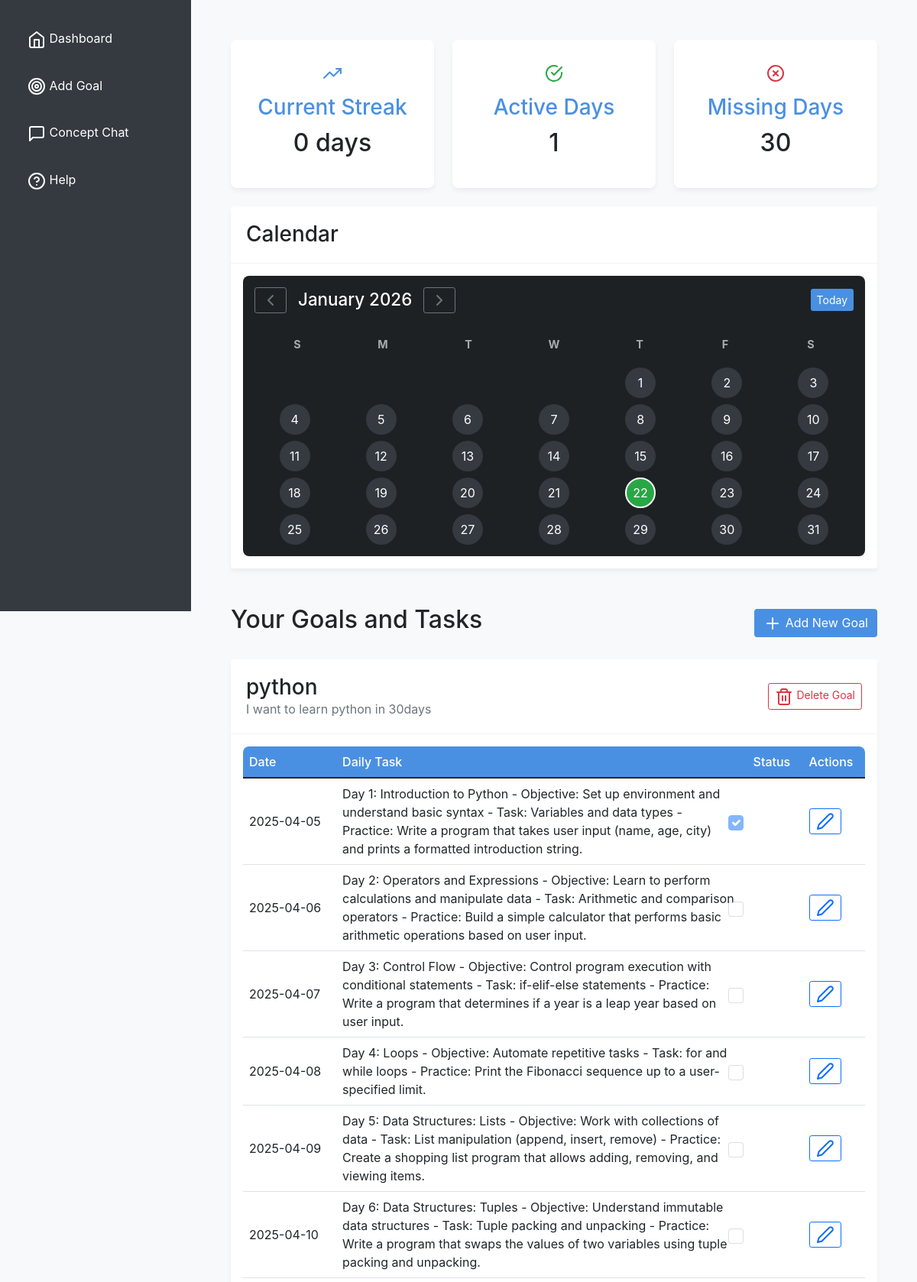
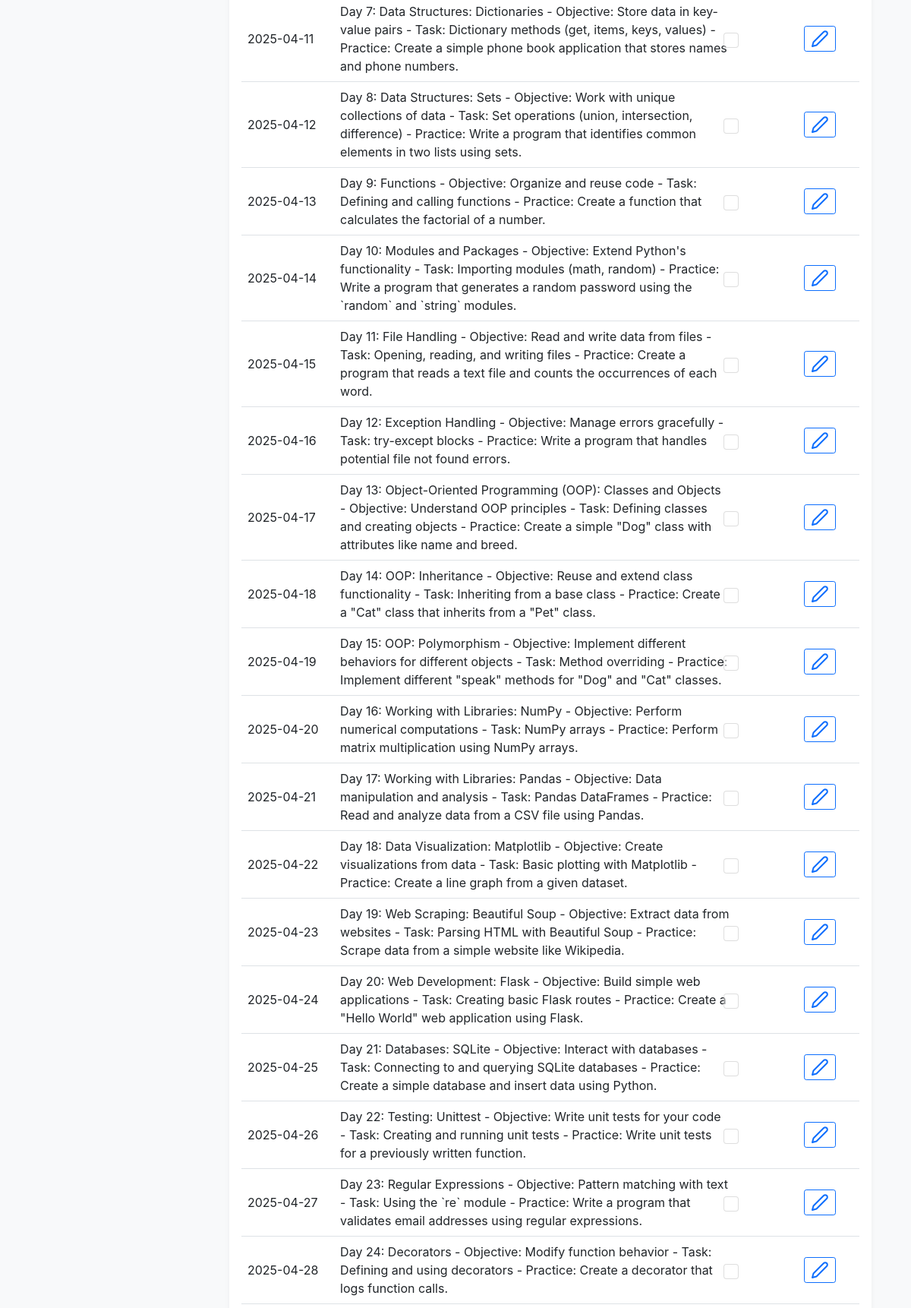
The page / (upper part) on the database its author committed (2 pictures, top to bottom).
### models.py (models this page shows)
class Goal(db.Model):
    id = db.Column(db.Integer, primary_key=True)
    title = db.Column(db.String(100), nullable=False)
    description = db.Column(db.Text)
    start_date = db.Column(db.Date, nullable=False)
    end_date = db.Column(db.Date, nullable=False)
    created_at = db.Column(db.DateTime, default=datetime.utcnow)
    user_id = db.Column(db.Integer, db.ForeignKey('user.id'), nullable=False)
    tasks = db.relationship('Task', backref='goal', lazy=True)

class Task(db.Model):
    id = db.Column(db.Integer, primary_key=True)
    date = db.Column(db.Date, nullable=False)
    description = db.Column(db.Text, nullable=False)
    completed = db.Column(db.Boolean, default=False)
    goal_id = db.Column(db.Integer, db.ForeignKey('goal.id'), nullable=False)

### app.py (the view)
@app.route('/')
def dashboard():
    goals = Goal.query.all()
    stats = calculate_stats()
    today_date = datetime.now().date().strftime('%Y-%m-%d')
    return render_template('dashboard.html', goals=goals, stats=stats, today_date=today_date)

### app.py (called while the page is built)
@app.template_filter('nl2br')
def nl2br_filter(s):
    if s is None:
        return ""
    return s.replace('\n', '<br>')

def calculate_stats():
    total_tasks = Task.query.count()
    completed_tasks = Task.query.filter_by(completed=True).count()
    return {
        "streak": calculate_streak(),
        "active_days": completed_tasks,
        "missing_days": total_tasks - completed_tasks
    }

def calculate_streak():
    tasks = Task.query.filter_by(completed=True).order_by(Task.date.desc()).all()
    streak = 0
    current_date = datetime.now().date()
    for task in tasks:
        if (current_date - task.date).days == streak:
            streak += 1
        else:
            break
    return streak

### templates/dashboard.html (shortened to what this page needs)
{% extends "base.html" %}
{% block content %}
<div class="container-fluid">
    <div class="row mb-4">
        <div class="col-md-4">
            <div class="stats-box">
                <i data-feather="trending-up" class="mb-3" style="color: #4a90e2;"></i>
                <h3>Current Streak</h3>
                <h2>{{ stats.streak }} days</h2>
            </div>
        </div>
        <div class="col-md-4">
            <div class="stats-box">
                <i data-feather="check-circle" class="mb-3" style="color: #28a745;"></i>
                <h3>Active Days</h3>
                <h2>{{ stats.active_days }}</h2>
            </div>
        </div>
        <div class="col-md-4">
            <div class="stats-box">
                <i data-feather="x-circle" class="mb-3" style="color: #dc3545;"></i>
                <h3>Missing Days</h3>
                <h2>{{ stats.missing_days }}</h2>
            </div>
        </div>
    </div>
    <div class="row mb-4">
        <div class="col-12">
            <div class="card">
                <div class="card-header">
                    <h3 class="mb-0">Calendar</h3>
                </div>
                <div class="card-body p-2 p-md-3">
                    <div id="calendar" class="calendar-container"></div>
                </div>
            </div>
        </div>
    </div>
    <div class="row">
        <div class="col-12">
            <div class="d-flex justify-content-between align-items-center mb-4">
                <h2>Your Goals and Tasks</h2>
                <a href="{{ url_for('new_goal') }}" class="btn btn-primary">
                    <i data-feather="plus"></i> Add New Goal
                </a>
            </div>
            {% for goal in goals %}
            <div class="card mb-4">
                <div class="card-header d-flex justify-content-between align-items-center">
                    <div>
                        <h3 class="mb-0">{{ goal.title }}</h3>
                        <p class="text-muted mb-0">{{ goal.description }}</p>
                    </div>
                    <div>
                        <form action="{{ url_for('delete_goal', goal_id=goal.id) }}" method="POST"
                              class="d-inline" onsubmit="return confirm('Are you sure you want to delete this goal?');">
                            <button type="submit" class="btn btn-outline-danger btn-sm">
                                <i data-feather="trash-2"></i> Delete Goal
                            </button>
                        </form>
                    </div>
                </div>
                <div class="card-body">
                    <div class="table-responsive">
                        <table class="table table-hover">
                            <thead>
                                <tr>
                                    <th style="width: 15%">Date</th>
                                    <th style="width: 65%">Daily Task</th>
                                    <th style="width: 10%" class="text-center">Status</th>
                                    <th style="width: 10%">Actions</th>
                                </tr>
                            </thead>
                            <tbody>
                                {% for task in goal.tasks|sort(attribute='date') %}
                                <tr>
                                    <td>{{ task.date.strftime('%Y-%m-%d') }}</td>
                                    <td>
                                        <div class="task-text">{{ task.description|nl2br }}</div>
                                    </td>
                                    <td class="text-center">
                                        <div class="form-check d-inline">
                                            <input type="checkbox"
                                                   class="form-check-input task-checkbox"
                                                   data-task-id="{{ task.id }}"
                                                   data-task-date="{{ task.date.strftime('%Y-%m-%d') }}"
                                                   {% if task.completed %}checked{% endif %}
                                                   {% if task.date.strftime('%Y-%m-%d') != today_date or task.completed %}disabled{% endif %}>
                                        </div>
                                    </td>
                                    <td>
                                        <button class="btn btn-sm btn-outline-primary edit-task-btn"
                                                data-task-id="{{ task.id }}">
                                            <i data-feather="edit-2"></i>
                                        </button>
                                    </td>
                                </tr>
                                {% endfor %}
                            </tbody>
                        </table>
                    </div>
                </div>
            </div>
            {% endfor %}
        </div>
    </div>
</div>
{% endblock %}

### templates/base.html (shortened to what this page needs)
<!DOCTYPE html>
<html lang="en">
<head>
    <link href="https://cdn.jsdelivr.net/npm/bootstrap@5.1.3/dist/css/bootstrap.min.css" rel="stylesheet">
    <link href="https://cdn.jsdelivr.net/npm/fullcalendar@5.10.1/main.min.css" rel="stylesheet">
    <link href="{{ url_for('static', filename='css/style.css') }}" rel="stylesheet">
</head>
<body>
    <div class="sidebar">
        <div class="d-flex flex-column">
            <nav class="nav flex-column">
                <a class="nav-link" href="{{ url_for('dashboard') }}">
                    <i data-feather="home"></i> Dashboard
                </a>
                <a class="nav-link" href="{{ url_for('new_goal') }}">
                    <i data-feather="target"></i> Add Goal
                </a>
                <a class="nav-link" href="#" data-bs-toggle="modal" data-bs-target="#chatModal">
                    <i data-feather="message-square"></i> Concept Chat
                </a>
                <a class="nav-link" href="{{ url_for('help_page') }}">
                    <i data-feather="help-circle"></i> Help
                </a>
            </nav>
        </div>
    </div>
    <div class="main-content">
        {% block content %}{% endblock %}
    </div>
</body>
</html>

### static/css/style.css (style rules this page uses)
:root { --primary-color: #4a90e2; --secondary-color: #f5f5f5; --success-color: #28a745; --danger-color: #dc3545; --dark-color: #343a40; }
body { font-family: 'Inter', sans-serif; background-color: #f8f9fa; }
.container-fluid { padding: 2rem; }
.sidebar { height: 100vh; width: 250px; position: fixed; top: 0; left: 0; background-color: var(--dark-color); padding: 20px; }
.sidebar .nav-link { color: white; margin: 10px 0; transition: all 0.3s; }
.main-content { margin-left: 250px; padding: 20px; }
.stats-box { background: white; padding: 2rem; border-radius: 8px; box-shadow: 0 4px 6px rgba(0, 0, 0, 0.05); text-align: center; }
.stats-box h3 { color: var(--primary-color); margin-bottom: 10px; }
.table { background: white; border-radius: 8px; overflow: hidden; }
.table th { background-color: var(--primary-color); color: white; font-weight: 500; }
.table td { vertical-align: middle; }
.task-checkbox { width: 20px; height: 20px; cursor: pointer; }
.btn-sm { padding: 0.25rem 0.5rem; font-size: 0.875rem; }
.card { border: none; box-shadow: 0 4px 6px rgba(0, 0, 0, 0.05); margin-bottom: 1.5rem; }
.card-header { background-color: white; border-bottom: 1px solid rgba(0, 0, 0, 0.05); padding: 1.25rem; }
.table-responsive { margin: 0; }
.btn-primary { background-color: var(--primary-color); border: none; }
.calendar-container { font-size: 14px; margin: 0 auto; padding: 15px; max-width: 100%; background-color: #1e2124; border-radius: 8px; }
.task-text { white-space: pre-wrap;e; }
.task-checkbox:disabled { cursor: not-allowed; opacity: 0.5; }
.form-check { display: flex; align-items: center; justify-content: flex-end; width: 100%; }

### rows shown on the page
Goal: title "python", description "I want to learn python in 30days"
Task: date "2025-04-05", description "Day 1: Introduction to Python - Objective: Set up environment and understand basic syntax - Task: Variables and data types - Practice: Write a program that takes user input (name, age, city) and prints a formatted introduction string.", date "☑"
Task: date "2025-04-06", description "Day 2: Operators and Expressions - Objective: Learn to perform calculations and manipulate data - Task: Arithmetic and comparison operators - Practice: Build a simple calculator that performs basic arithmetic operations based on user input."
Task: date "2025-04-07", description "Day 3: Control Flow - Objective: Control program execution with conditional statements - Task: if-elif-else statements - Practice: Write a program that determines if a year is a leap year based on user input."
Task: date "2025-04-08", description "Day 4: Loops - Objective: Automate repetitive tasks - Task: for and while loops - Practice: Print the Fibonacci sequence up to a user-specified limit."
Task: date "2025-04-09", description "Day 5: Data Structures: Lists - Objective: Work with collections of data - Task: List manipulation (append, insert, remove) - Practice: Create a shopping list program that allows adding, removing, and viewing items."
Task: date "2025-04-10", description "Day 6: Data Structures: Tuples - Objective: Understand immutable data structures - Task: Tuple packing and unpacking - Practice: Write a program that swaps the values of two variables using tuple packing and unpacking."
Task: date "2025-04-11", description "Day 7: Data Structures: Dictionaries - Objective: Store data in key-value pairs - Task: Dictionary methods (get, items, keys, values) - Practice: Create a simple phone book application that stores names and phone numbers."
Task: date "2025-04-12", description "Day 8: Data Structures: Sets - Objective: Work with unique collections of data - Task: Set operations (union, intersection, difference) - Practice: Write a program that identifies common elements in two lists using sets."
Task: date "2025-04-13", description "Day 9: Functions - Objective: Organize and reuse code - Task: Defining and calling functions - Practice: Create a function that calculates the factorial of a number."
Task: date "2025-04-14", description "Day 10: Modules and Packages - Objective: Extend Python's functionality - Task: Importing modules (math, random) - Practice: Write a program that generates a random password using the `random` and `string` modules."
Task: date "2025-04-15", description "Day 11: File Handling - Objective: Read and write data from files - Task: Opening, reading, and writing files - Practice: Create a program that reads a text file and counts the occurrences of each word."
Task: date "2025-04-16", description "Day 12: Exception Handling - Objective: Manage errors gracefully - Task: try-except blocks - Practice: Write a program that handles potential file not found errors."
Task: date "2025-04-17", description "Day 13: Object-Oriented Programming (OOP): Classes and Objects - Objective: Understand OOP principles - Task: Defining classes and creating objects - Practice: Create a simple \"Dog\" class with attributes like name and breed."
Task: date "2025-04-18", description "Day 14: OOP: Inheritance - Objective: Reuse and extend class functionality - Task: Inheriting from a base class - Practice: Create a \"Cat\" class that inherits from a \"Pet\" class."
Task: date "2025-04-19", description "Day 15: OOP: Polymorphism - Objective: Implement different behaviors for different objects - Task: Method overriding - Practice: Implement different \"speak\" methods for \"Dog\" and \"Cat\" classes."
Task: date "2025-04-20", description "Day 16: Working with Libraries: NumPy - Objective: Perform numerical computations - Task: NumPy arrays - Practice: Perform matrix multiplication using NumPy arrays."
Task: date "2025-04-21", description "Day 17: Working with Libraries: Pandas - Objective: Data manipulation and analysis - Task: Pandas DataFrames - Practice: Read and analyze data from a CSV file using Pandas."
Task: date "2025-04-22", description "Day 18: Data Visualization: Matplotlib - Objective: Create visualizations from data - Task: Basic plotting with Matplotlib - Practice: Create a line graph from a given dataset."
Task: date "2025-04-23", description "Day 19: Web Scraping: Beautiful Soup - Objective: Extract data from websites - Task: Parsing HTML with Beautiful Soup - Practice: Scrape data from a simple website like Wikipedia."
Task: date "2025-04-24", description "Day 20: Web Development: Flask - Objective: Build simple web applications - Task: Creating basic Flask routes - Practice: Create a \"Hello World\" web application using Flask."
Task: date "2025-04-25", description "Day 21: Databases: SQLite - Objective: Interact with databases - Task: Connecting to and querying SQLite databases - Practice: Create a simple database and insert data using Python."
Task: date "2025-04-26", description "Day 22: Testing: Unittest - Objective: Write unit tests for your code - Task: Creating and running unit tests - Practice: Write unit tests for a previously written function."
Task: date "2025-04-27", description "Day 23: Regular Expressions - Objective: Pattern matching with text - Task: Using the `re` module - Practice: Write a program that validates email addresses using regular expressions."
Task: date "2025-04-28", description "Day 24: Decorators - Objective: Modify function behavior - Task: Defining and using decorators - Practice: Create a decorator that logs function calls."

### other values the page prints
{{ stats.streak }} "0"
{{ stats.active_days }} "1"
{{ stats.missing_days }} "30"
